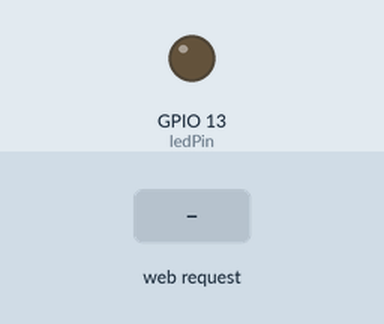
Bench run of a sketch on a simulated ESP8266 (NodeMCU). Parts: output pins drawn as LEDs (lit = HIGH). Inputs (shaded band) come from the test bench. WiFi joins after 1.5 s; servers stay silent unless stated; what the sketch prints to the serial monitor is not drawn.

Above: at 2.7 s.
2.8 s: HTTP request GET /LED=ON received
At 3.2 s:
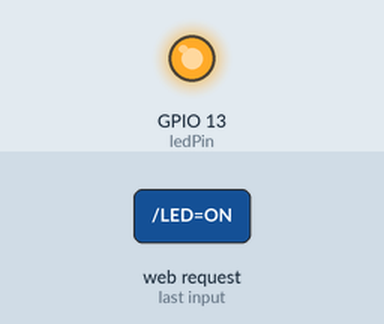
4.3 s: HTTP request GET /LED=OFF received
At 5.6 s:
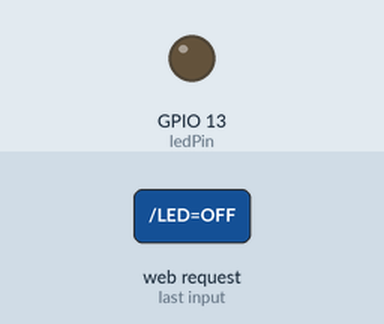
Timing chart, 0 to 7.3 s (numbered marks = the images above; inputs shaded):
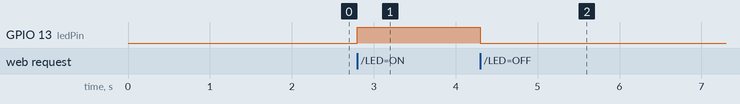

Measured:
- after the input at 2.8 s, GPIO 13 (ledPin): LOW → HIGH at once
- after the input at 4.3 s, GPIO 13 (ledPin): HIGH → LOW at once

The sketch:

wifiboardexample.ino
```cpp
// this code connects the board to the wifi signal and turns an LED light
// on and off through a wifi server

#include <ESP8266WiFi.h>

const char* ssid = "icehouse";
const char* password = "aggiepride";

int ledPin = 13;
WiFiServer server(80);

void setup() {
  // put your setup code here, to run once:
  Serial.begin(115200);
  delay(10);

  pinMode(ledPin, OUTPUT);
  digitalWrite(ledPin, LOW);

  //Connect to Wifi network
  Serial.println();
  Serial.println();
  Serial.print("Connecting to");
  Serial.println(ssid);

  WiFi.begin(ssid, password);
  while( WiFi.status() != WL_CONNECTED) {
    delay(500);
    Serial.print(".");
  }
  Serial.println("");
  Serial.println("Wifi connected");

  //Start the Server
  server.begin();
  Serial.println("Server started");

  Serial.print("User this URL to connect: ");
  Serial.print("http://");
  Serial.print(WiFi.localIP());
  Serial.println("/");

}

void loop() {
  // Check if a client has connected
  WiFiClient client = server.available();
  if (!client) {
    return;
  }
  // Wait until the client sends some data
  Serial.println("new client");
  while(!client.available()){
    delay(1);
  }
  // Read the first line of the request
  String request = client.readStringUntil('\r');

  //Match the request

  int value = LOW;
  if (request.indexOf("/LED=ON") != -1) {
    digitalWrite(ledPin, HIGH);
    value = HIGH;
  }
  if (request.indexOf("/LED=OFF") != -1) {
    digitalWrite(ledPin, LOW);
    value = LOW;
  }

  // Set ledPin according to the request
  //digitalWrite

  //
  client.println("HTTP/1.1 200 OK");
  client.println("Content-Type: text/html");
  client.println(""); // do not forget this one
  client.println("<!DOCTYPE HTML");
  client.println("</html>");

  client.print("Led pin is now: ");

  if(value == HIGH) {
    client.print("ON");
  } else {
    client.print("Off");
  }

  client.println("<br><br>");
  client.println("<a href=\"/LED=ON\"\"><button> Turn On </button></a>");
  client.println("<a href=\"/LED=OFF\"\"><button>Turn Off </button></a><br />");
  client.println("</html>");

  delay(1);
  Serial.println("Client disonnected");
  Serial.println("");


}
```
